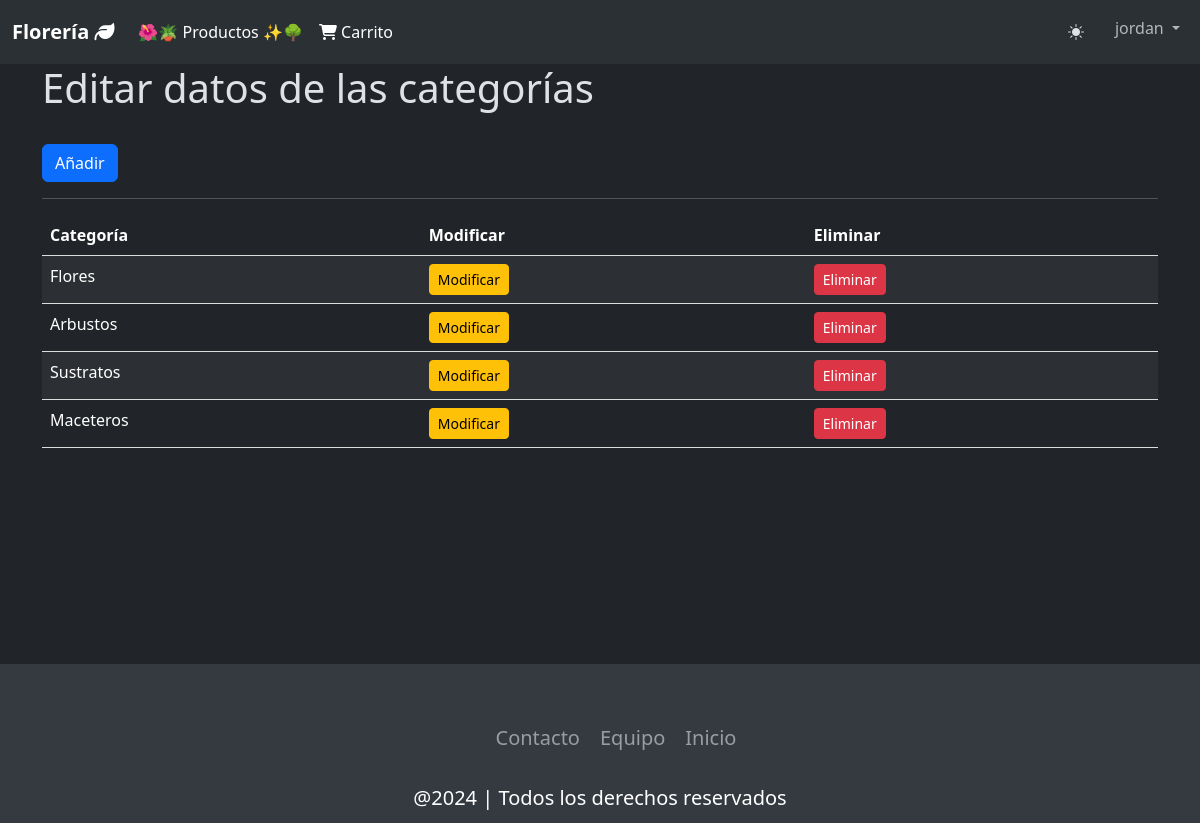
Page /tienda/crud_categorias (signed in) on the committed database.
### tienda/models.py (models this page shows, shortened)
class Categoria(models.Model):
    id_categoria = models.AutoField(db_column='idCategoria', primary_key=True)
    categoria = models.CharField(max_length=20, blank=False, null=False)

### tienda/views.py (the view)
# urls.py: path('crud_categorias', views.crud_categorias, name='crud_categorias'),
@login_required
def crud_categorias(request):
    categorias = Categoria.objects.all()
    context = {'categorias': categorias}
    return render(request, 'tienda/categorias_list.html', context)

### tienda/templates/tienda/categorias_list.html (shortened to what this page needs)
{% load static %}
<!DOCTYPE html>
<html lang="en">
<head>
  <link href="https://cdn.jsdelivr.net/npm/bootstrap@5.3.3/dist/css/bootstrap.min.css" rel="stylesheet"
>
  <link rel="stylesheet" href="https://cdn.jsdelivr.net/npm/bootstrap-icons@1.11.3/font/bootstrap-icons.min.css">
  <link rel="stylesheet" href="{% static 'tienda/css/estilos.css' %}">
</head>
<body data-bs-theme="dark">
  <div id="navegacion">
    <nav class="navbar navbar-expand-lg bg-body-tertiary" id="navbarPrincipal">
      <div class="container-fluid d-flex flex-row">
        <a class="navbar-brand" href="{% url 'inicio' %}">Florería <i class="fa-solid fa-leaf"></i></a>
        <div class="collapse navbar-collapse" id="navbarNavAltMarkup">
          <div class="navbar-nav">
            <a class="nav-link active" aria-current="page" href="{% url 'productos_comprar' %}" id="link-maceteros">🌺🪴 Productos ✨🌳</a>
            <a class="nav-link active" href="{% url 'ver_carrito' %}" id="link-carrito"><i class="fa-solid fa-cart-shopping"></i> Carrito</a>
        </div>
        <div class="navbar-nav ms-auto">
          <button type="button" class="btn btn-navbar" id="btn-tema"><i class="bi bi-brightness-high-fill" id="toggler-tema"></i></button>
          {% if user.is_authenticated %}
          <div class="dropdown">
            <a class = "nav-link dropdown-toggle" href = "#" role = "button" id = "dropdownMenuLink" data-bs-toggle = "dropdown" aria-expanded = "false">
              {{ user.username }}
            </a>
          </div>
          {% else %}
            <button type="button" class="btn btn-dark btn-navbar"><a class="text-formulario" href="{% url 'login' %}" id="link-iniciar-sesion">Iniciar sesión</a></button>
          {% endif %}
        </div>
      </div>
    </nav>
  </div>
  <div class="container-extend-lg" id="contenido">
    <div class="container">
      <h1>Editar datos de las categorías</h1>
      <br>
      <button type="button" class="btn btn-primary"><a class="text-formulario" href="{% url 'categoriasAdd' %}">Añadir</a></button>
      <hr>
      <div class="table-responsive">
        <table class="table table-striped">
            {% if categorias %}
            <thead>
                <tr>
                    <th>Categoría</th>
                    <th>Modificar</th>
                    <th>Eliminar</th>
                </tr>
            </thead>
            <tbody>
                {% for x in categorias %}
                <tr>
                    <td>{{ x.categoria }}</td>
                    <td><a href="{% url 'categorias_edit' pk=x.id_categoria %}" class="btn btn-warning btn-sm">Modificar</a></td>
                    <td>
                        <form method="post" action="{% url 'categorias_del' pk=x.id_categoria %}" class="d-inline">
                            <button type="submit" class="btn btn-danger btn-sm">Eliminar</button>
                        </form>
                    </td>
                </tr>
                {% endfor %}
            </tbody>
            {% else %}
            <div class="alert alert-info" role="alert">
                No hay categorías.
            </div>
            {% endif %}
        </table>
    </div>
    </div>
  <div id="footer" style="margin-top: 200px;">
    <footer class="footer">
      <ul class="social-icon">
        <li class="icon-elem">
        </li>
        <li class="icon-elem">
        </li>
        <li class="icon-elem">
        </li>
      </ul>
      <ul class="menu">
        <li class="menu-elem">
          <a href="https://github.com/Lala-Banana/Prueba-2-Progra-Web" class="menu-icon">Contacto</a>
        </li>
        <li class="menu-elem">
          <a href="https://github.com/Lala-Banana/Prueba-2-Progra-Web" class="menu-icon">Equipo</a>
        </li>
        <li class="menu-elem">
          <a href="indice.html" class="menu-icon">Inicio</a>
        </li>
      </ul>
      <p class="text-footer">@2024 | Todos los derechos reservados</p>
    </footer>
  </div>
</body>
</html>

### tienda/static/tienda/css/estilos.css (style rules this page uses)
.navbar-brand { font-weight: bold; }
.btn-navbar { margin-right: 10px; margin-bottom: 5px; margin-top: 5px; }
.text-formulario { color: #ffffff; text-decoration: none; }
.footer { position: relative; width: 100%; background: #343a40; min-height: 100px; display: flex; justify-content: center; align-items: center; flex-direction: column; }
.social-icon { display: flex; justify-content: center; align-items: center; position: relative; margin: 10px 5px; flex-wrap: wrap; }
.icon-elem { list-style: none; }
.menu { display: flex; justify-content: center; position: relative; align-items: center; margin: 10px 0; flex-wrap: wrap; }
.menu-elem { list-style: none; }
.menu-icon { color: white; font-size: 20px; display: inline-block; text-decoration: none; margin: 5px 10px; opacity: 0.5; transition: 0.3s; }
.text-footer { color: white; text-align: center; margin-top: 15px; margin-bottom: 10px; font-size: 20px; }
table { width: 100%; border-collapse: collapse; }
th, td { padding: 20px; border-bottom: 1px solid #ddd; }

### rows in the picture
Categoria: categoria "Flores"
Categoria: categoria "Arbustos"
Categoria: categoria "Sustratos"
Categoria: categoria "Maceteros"

### other values in the picture
{{ user.username }} "jordan"
